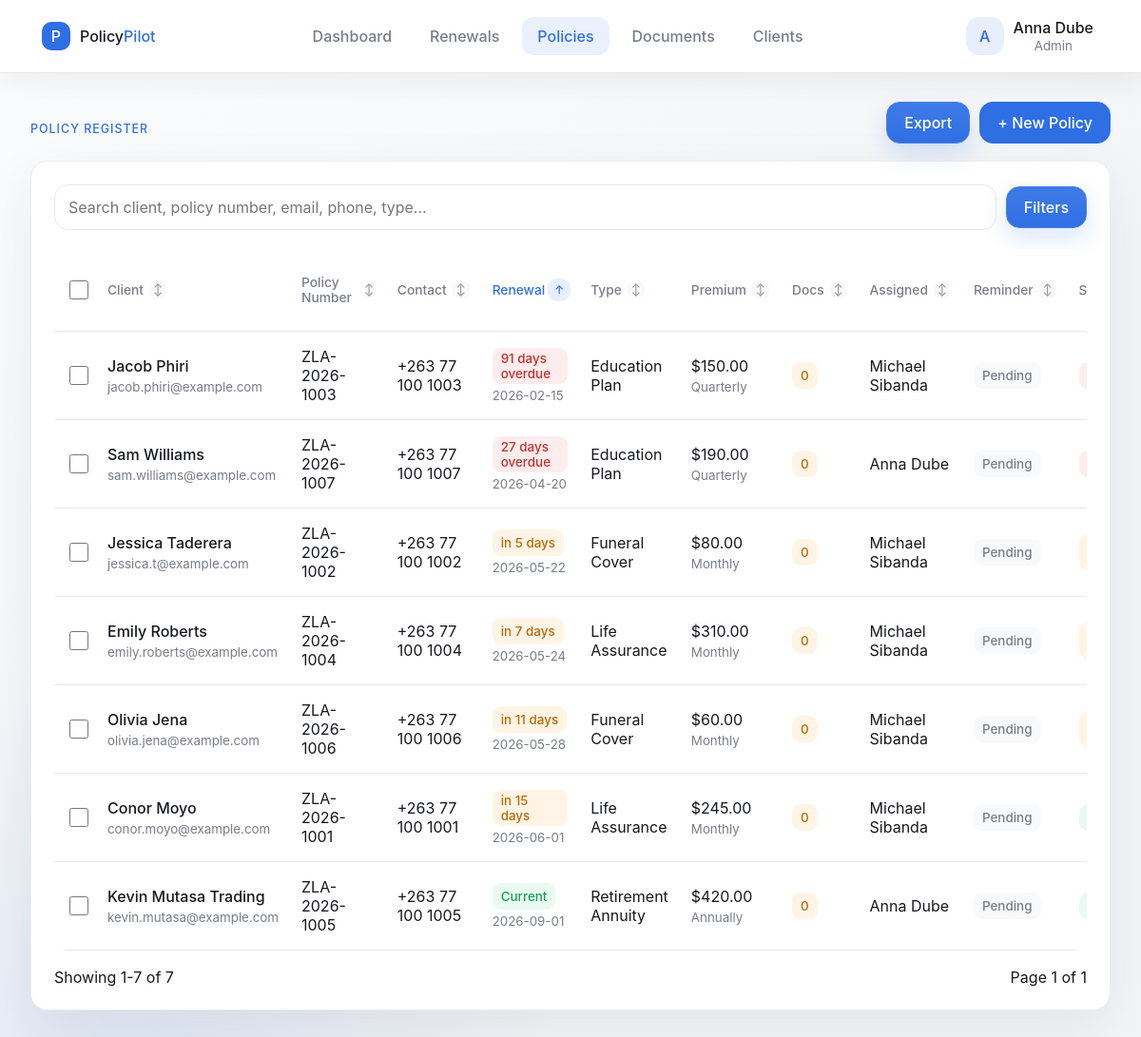
/?page=policies (signed in), run on the app's committed database.
### tables this page shows
CREATE TABLE users (
  id INT UNSIGNED AUTO_INCREMENT PRIMARY KEY,
  name VARCHAR(120) NOT NULL,
  email VARCHAR(190) NOT NULL UNIQUE,
  role VARCHAR(80) NOT NULL DEFAULT 'viewer',
  password_hash VARCHAR(255) NOT NULL,
  is_active TINYINT(1) NOT NULL DEFAULT 1,
  created_at TIMESTAMP NOT NULL DEFAULT CURRENT_TIMESTAMP,
  updated_at TIMESTAMP NOT NULL DEFAULT CURRENT_TIMESTAMP ON UPDATE CURRENT_TIMESTAMP,
  deleted_at DATETIME NULL,
  INDEX idx_users_role (role),
  INDEX idx_users_active (is_active),
  INDEX idx_users_deleted (deleted_at)
);

CREATE TABLE roles (
  id INT UNSIGNED AUTO_INCREMENT PRIMARY KEY,
  slug VARCHAR(80) NOT NULL UNIQUE,
  name VARCHAR(120) NOT NULL,
  description VARCHAR(255) NULL,
  is_system TINYINT(1) NOT NULL DEFAULT 0,
  created_at TIMESTAMP NOT NULL DEFAULT CURRENT_TIMESTAMP,
  updated_at TIMESTAMP NOT NULL DEFAULT CURRENT_TIMESTAMP ON UPDATE CURRENT_TIMESTAMP
);

CREATE TABLE policies (
  id INT UNSIGNED AUTO_INCREMENT PRIMARY KEY,
  client_id INT UNSIGNED NOT NULL,
  policy_number VARCHAR(60) NOT NULL UNIQUE,
  insurance_type VARCHAR(80) NOT NULL,
  premium_amount DECIMAL(12,2) NOT NULL,
  payment_frequency ENUM('Monthly', 'Quarterly', 'Annually') NOT NULL DEFAULT 'Monthly',
  start_date DATE NOT NULL,
  renewal_date DATE NOT NULL,
  reminder_days INT UNSIGNED NOT NULL DEFAULT 30,
  reminder_status ENUM('Pending', 'Contacted', 'Snoozed', 'Failed', 'Resolved') NOT NULL DEFAULT 'Pending',
  reminder_note VARCHAR(255) NULL,
  reminder_last_contacted_at DATETIME NULL,
  reminder_snoozed_until DATE NULL,
  status ENUM('Active', 'Expired', 'Pending Renewal') NOT NULL DEFAULT 'Active',
  assigned_to INT UNSIGNED NULL,
  notes TEXT NULL,
  created_by INT UNSIGNED NULL,
  updated_by INT UNSIGNED NULL,
  created_at TIMESTAMP NOT NULL DEFAULT CURRENT_TIMESTAMP,
  updated_at TIMESTAMP NOT NULL DEFAULT CURRENT_TIMESTAMP ON UPDATE CURRENT_TIMESTAMP,
  deleted_at DATETIME NULL,
  CONSTRAINT fk_policies_client FOREIGN KEY (client_id) REFERENCES clients(id) ON DELETE RESTRICT,
  CONSTRAINT fk_policies_created_by FOREIGN KEY (created_by) REFERENCES users(id) ON DELETE SET NULL,
  CONSTRAINT fk_policies_updated_by FOREIGN KEY (updated_by) REFERENCES users(id) ON DELETE SET NULL,
  CONSTRAINT fk_policies_assigned_to FOREIGN KEY (assigned_to) REFERENCES users(id) ON DELETE SET NULL,
  CONSTRAINT chk_policies_premium_positive CHECK (premium_amount > 0),
  CONSTRAINT chk_policies_dates_ordered CHECK (renewal_date >= start_date),
  CONSTRAINT chk_policies_reminder_days CHECK (reminder_days BETWEEN 1 AND 365),
  CONSTRAINT chk_policies_number_format CHECK (policy_number REGEXP '^[A-Z0-9-]+$'),
  INDEX idx_policies_client (client_id),
  INDEX idx_policies_status (status),
  INDEX idx_policies_reminder_status (reminder_status),
  INDEX idx_policies_renewal_date (renewal_date),
  INDEX idx_policies_type (insurance_type),
  INDEX idx_policies_assigned (assigned_to),
  INDEX idx_policies_deleted (deleted_at)
);

CREATE TABLE clients (
  id INT UNSIGNED AUTO_INCREMENT PRIMARY KEY,
  client_code VARCHAR(40) NOT NULL UNIQUE,
  client_type ENUM('Individual', 'Corporate', 'SME', 'Group') NOT NULL DEFAULT 'Individual',
  display_name VARCHAR(140) NOT NULL,
  email VARCHAR(190) NULL,
  phone VARCHAR(40) NULL,
  alternate_phone VARCHAR(40) NULL,
  national_id VARCHAR(80) NULL,
  tax_number VARCHAR(80) NULL,
  address_line1 VARCHAR(180) NULL,
  suburb VARCHAR(120) NULL,
  city VARCHAR(120) NULL,
  province VARCHAR(120) NULL,
  country VARCHAR(120) NOT NULL DEFAULT 'Zimbabwe',
  preferred_contact ENUM('Phone', 'Email', 'SMS', 'WhatsApp') NOT NULL DEFAULT 'Phone',
  segment ENUM('Retail', 'VIP', 'SME', 'Corporate') NOT NULL DEFAULT 'Retail',
  status ENUM('Active', 'Inactive', 'Watchlist') NOT NULL DEFAULT 'Active',
  notes TEXT NULL,
  created_at TIMESTAMP NOT NULL DEFAULT CURRENT_TIMESTAMP,
  updated_at TIMESTAMP NOT NULL DEFAULT CURRENT_TIMESTAMP ON UPDATE CURRENT_TIMESTAMP,
  deleted_at DATETIME NULL,
  UNIQUE KEY uq_clients_email (email),
  INDEX idx_clients_name (display_name),
  INDEX idx_clients_phone (phone),
  INDEX idx_clients_city (city),
  INDEX idx_clients_segment (segment),
  INDEX idx_clients_status (status),
  INDEX idx_clients_deleted (deleted_at)
);

### app/Views/policies/index.php (the view, shortened to what the rows shown need)
<?php
function sort_link(string $label, string $column, array $filters): string
{
    $active = ($filters['sort'] ?? '') === $column;
    $direction = (($filters['sort'] ?? '') === $column && ($filters['direction'] ?? 'ASC') === 'ASC') ? 'DESC' : 'ASC';
    $params = array_filter([
        'page' => 'policies',
        'search' => $filters['search'] ?? '',
        'status' => $filters['status'] ?? '',
        'reminder_status' => $filters['reminder_status'] ?? '',
        'renewal' => $filters['renewal'] ?? '',
        'type' => $filters['type'] ?? '',
        'docs' => $filters['docs'] ?? '',
        'client_id' => $filters['client_id'] ?? '',
        'policy_id' => $filters['policy_id'] ?? '',
        'sort' => $column,
        'direction' => $direction,
    ], fn ($value) => $value !== '');
    return '<a class="sort-link ' . ($active ? 'active' : '') . '" href="?' . http_build_query($params) . '">' . e($label) . sort_icon($active, $filters['direction'] ?? 'ASC') . '</a>';
}
$canCreate = Auth::can('policy.create');
$canEdit = Auth::can('policy.update');
?>
<section class="panel">
    <form id="policies-bulk-form" method="post" action="?action=policy_bulk" data-bulk-form>
    <div class="table-wrap">
        <table>
            <thead>
            <tr>
                <?php if ($canEdit): ?><th><input type="checkbox" data-select-all aria-label="Select all policies"></th><?php endif; ?>
                <th><?= sort_link('Client', 'client_name', $filters) ?></th>
                <th><?= sort_link('Policy Number', 'policy_number', $filters) ?></th>
                <th><?= sort_link('Contact', 'client_phone', $filters) ?></th>
                <th><?= sort_link('Renewal', 'renewal_date', $filters) ?></th>
                <th><?= sort_link('Type', 'insurance_type', $filters) ?></th>
                <th><?= sort_link('Premium', 'premium_amount', $filters) ?></th>
                <th><?= sort_link('Docs', 'document_count', $filters) ?></th>
                <th><?= sort_link('Assigned', 'assigned_name', $filters) ?></th>
                <th><?= sort_link('Reminder', 'reminder_status', $filters) ?></th>
                <th><?= sort_link('Status', 'status', $filters) ?></th>
            </tr>
            </thead>
            <tbody>
            <?php foreach ($result['items'] as $policy): ?>
                <?php $badge = renewal_badge($policy['renewal_date'], $policy['status']); ?>
                <tr class="clickable-row" tabindex="0" data-dialog-open="policy-dialog-<?= e((string) $policy['id']) ?>">
                    <?php if ($canEdit): ?><td><input type="checkbox" name="ids[]" value="<?= e((string) $policy['id']) ?>" data-row-select aria-label="Select <?= e($policy['policy_number']) ?>"></td><?php endif; ?>
                    <td><strong><?= e($policy['client_name']) ?></strong><small><?= e($policy['client_email'] ?? 'No email') ?></small></td>
                    <td><?= e($policy['policy_number']) ?></td>
                    <td><?= e($policy['client_phone'] ?? 'No phone') ?></td>
                    <td><span class="badge <?= e($badge['tone']) ?>"><?= e($badge['label']) ?></span><small><?= e($policy['renewal_date']) ?></small></td>
                    <td><?= e($policy['insurance_type']) ?></td>
                    <td><?= e(money($policy['premium_amount'])) ?><small><?= e($policy['payment_frequency']) ?></small></td>
                    <td><span class="badge <?= (int) $policy['document_count'] > 0 ? 'success' : 'warning' ?>"><?= e((string) $policy['document_count']) ?></span></td>
                    <td><?= e($policy['assigned_name'] ?? 'Unassigned') ?></td>
                    <td><span class="badge <?= e(reminder_tone($policy['reminder_status'])) ?>"><?= e($policy['reminder_status']) ?></span></td>
                    <td><span class="status-dot <?= e(strtolower(str_replace(' ', '-', $policy['status']))) ?>"><?= e($policy['status']) ?></span></td>
                </tr>
            <?php endforeach; ?>
            </tbody>
        </table>
    </div>
    </form>
    <div class="pagination">
        <span>Showing <?= e((string) (count($result['items']) ? (($result['page'] - 1) * $result['per_page'] + 1) : 0)) ?>-<?= e((string) min($result['total'], $result['page'] * $result['per_page'])) ?> of <?= e((string) $result['total']) ?></span>
        <div>
            <span>Page <?= e((string) $result['page']) ?> of <?= e((string) $result['pages']) ?></span>
        </div>
    </div>
</section>

### app/Views/layout.php (shortened to what the rows shown need)
<?php
$currentPage = $_GET['page'] ?? 'dashboard';
?>
<!doctype html>
<html lang="en">
<head>
    <link rel="stylesheet" href="assets/css/app.css">
</head>
<body>
<?php if ($user): ?>
    <header class="topbar">
        <a class="brand" href="?page=dashboard" aria-label="PolicyPilot dashboard">
            <span class="brand-mark">P</span>
            <span>Policy<span>Pilot</span></span>
        </a>
        <nav class="nav" aria-label="Primary navigation">
            <?php if (Auth::can('dashboard.view')): ?>
                <a class="<?= $currentPage === 'dashboard' ? 'active' : '' ?>" href="?page=dashboard">Dashboard</a>
            <?php endif; ?>
            <?php if (Auth::can('reminder.manage')): ?>
                <a class="<?= in_array($currentPage, ['my_tasks', 'reminders'], true) ? 'active' : '' ?>" href="?page=my_tasks">Renewals</a>
            <?php endif; ?>
            <?php if (Auth::can('policy.view')): ?>
                <a class="<?= str_starts_with($currentPage, 'polic') ? 'active' : '' ?>" href="?page=policies">Policies</a>
            <?php endif; ?>
            <?php if (Auth::can('document.view')): ?>
                <a class="<?= $currentPage === 'documents' ? 'active' : '' ?>" href="?page=documents">Documents</a>
            <?php endif; ?>
            <?php if (Auth::can('client.view')): ?>
                <a class="<?= $currentPage === 'clients' ? 'active' : '' ?>" href="?page=clients">Clients</a>
            <?php endif; ?>
        </nav>
        <div class="profile-menu">
            <button class="user-chip profile-trigger" type="button" data-profile-menu aria-haspopup="true" aria-expanded="false">
                <span class="avatar"><?= e(strtoupper(substr($user['name'], 0, 1))) ?></span>
                <span>
                    <strong><?= e($user['name']) ?></strong>
                    <small><?= e(role_label($user['role'])) ?></small>
                </span>
            </button>
                <?php if (Auth::can('settings.manage')): ?>
                    <a class="menu-item" href="?page=settings">
                        <span aria-hidden="true">⚙</span>
                        Admin settings
                    </a>
                <?php endif; ?>
        </div>
    </header>
<?php endif; ?>
<main class="<?= $user ? 'shell' : 'auth-shell' ?>">
    <?= $content ?>
</main>
</body>
</html>

### data on the page
users: name "A", name "Anna Dube", role.name "Admin"
policies: client.display_name "Jacob Phiri", client.email "jacob.phiri@example.com", policy_number "ZLA-2026-1003", client.phone "+263 77 100 1003", renewal_date+status "91 days overdue", renewal_date "2026-02-15", insurance_type "Education Plan", premium_amount "$150.00", payment_frequency "Quarterly", document_count "0", assigned_to.name "Michael Sibanda", reminder_status "Pending"
policies: client.display_name "Sam Williams", client.email "sam.williams@example.com", policy_number "ZLA-2026-1007", client.phone "+263 77 100 1007", renewal_date+status "27 days overdue", renewal_date "2026-04-20", insurance_type "Education Plan", premium_amount "$190.00", payment_frequency "Quarterly", document_count "0", assigned_to.name "Anna Dube", reminder_status "Pending", assigned_to "1", min($result['total'],$result['page']*$result['per_page']) "7"
policies: client.display_name "Jessica Taderera", client.email "jessica.t@example.com", policy_number "ZLA-2026-1002", client.phone "+263 77 100 1002", renewal_date+status "in 5 days", renewal_date "2026-05-22", insurance_type "Funeral Cover", premium_amount "$80.00", payment_frequency "Monthly", document_count "0", assigned_to.name "Michael Sibanda", reminder_status "Pending"
policies: client.display_name "Emily Roberts", client.email "emily.roberts@example.com", policy_number "ZLA-2026-1004", client.phone "+263 77 100 1004", renewal_date+status "in 7 days", renewal_date "2026-05-24", insurance_type "Life Assurance", premium_amount "$310.00", payment_frequency "Monthly", document_count "0", assigned_to.name "Michael Sibanda", reminder_status "Pending"
policies: client.display_name "Olivia Jena", client.email "olivia.jena@example.com", policy_number "ZLA-2026-1006", client.phone "+263 77 100 1006", renewal_date+status "in 11 days", renewal_date "2026-05-28", insurance_type "Funeral Cover", premium_amount "$60.00", payment_frequency "Monthly", document_count "0", assigned_to.name "Michael Sibanda", reminder_status "Pending"
policies: client.display_name "Conor Moyo", client.email "conor.moyo@example.com", policy_number "ZLA-2026-1001", client.phone "+263 77 100 1001", renewal_date+status "in 15 days", renewal_date "2026-06-01", insurance_type "Life Assurance", premium_amount "$245.00", payment_frequency "Monthly", document_count "0", assigned_to.name "Michael Sibanda", reminder_status "Pending"
policies: client.display_name "Kevin Mutasa Trading", client.email "kevin.mutasa@example.com", policy_number "ZLA-2026-1005", client.phone "+263 77 100 1005", renewal_date+status "Current", renewal_date "2026-09-01", insurance_type "Retirement Annuity", premium_amount "$420.00", payment_frequency "Annually", document_count "0", assigned_to.name "Anna Dube", reminder_status "Pending"

### other printed values
$symbol "↕ ↕ ↕ ↑ ↕ ↕ ↕ ↕ ↕"
$result['total'] "7"
